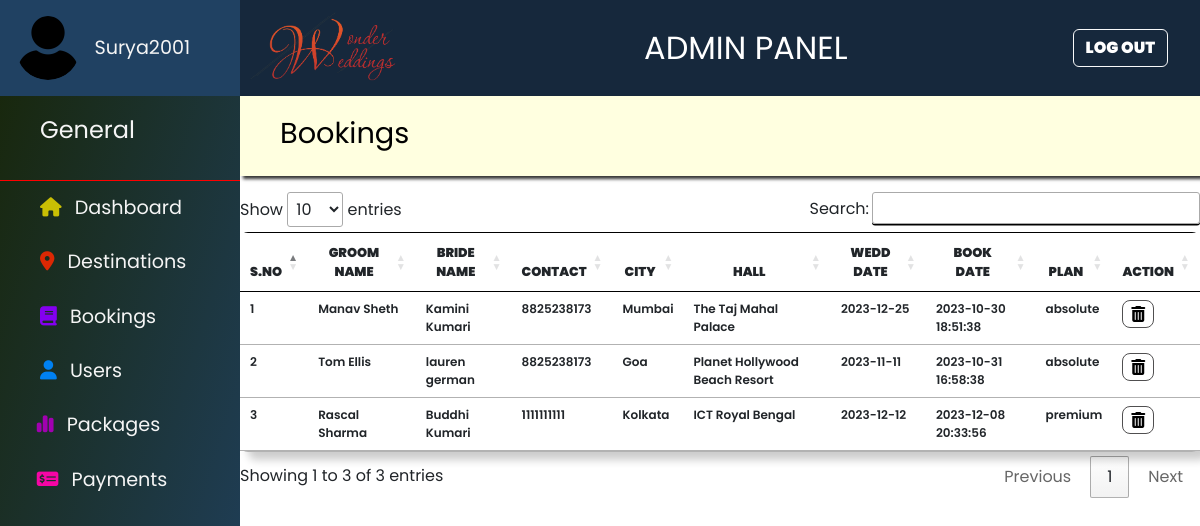
Screenshot of /admin/bookings.php (signed in) with the database file from the repository.
### tables this page shows
CREATE TABLE `booking` (
  `id` int(11) NOT NULL,
  `user_id` int(11) NOT NULL,
  `groom_name` varchar(50) NOT NULL,
  `bride_name` varchar(50) NOT NULL,
  `groom_parent` varchar(50) NOT NULL,
  `bride_parent` varchar(50) NOT NULL,
  `contact` varchar(10) NOT NULL,
  `email` varchar(100) NOT NULL,
  `hall_sno` smallint(6) NOT NULL,
  `wedding_date` date NOT NULL,
  `date_of_booking` datetime NOT NULL DEFAULT current_timestamp(),
  `package` varchar(20) NOT NULL,
  `payment_done` varchar(10) NOT NULL,
  `payment_due` varchar(10) NOT NULL
);

CREATE TABLE `venue` (
  `id` tinyint(4) NOT NULL,
  `city` varchar(30) NOT NULL
);

CREATE TABLE `halls` (
  `id` tinyint(4) DEFAULT NULL,
  `sno` smallint(6) NOT NULL,
  `hall` varchar(80) DEFAULT NULL
);

### admin/bookings.php (the view, shortened to what this page needs)
<?php
include ("../include/db_connect.php");
?>
<!DOCTYPE html>
<html lang="en">
<head>
    <?php include("include/head_links.php"); ?>
    <link rel="stylesheet" href="//cdn.datatables.net/1.13.6/css/jquery.dataTables.min.css" />
</head>
<body>
    <div class="cont">
        <?php include("include/dash_design.php"); ?>
        <section class="admin-section">
            <?php include("include/header.php"); ?>
            <div class="title">
                <p>bookings</p>
            </div>
            <div class="booking-body">
                <table class="table" id="myTable" >
                    <thead>
                        <tr>
                            <th>S.no</th>
                            <th>groom name</th>
                            <th>bride name</th>
                            <th>contact</th>
                            <th>city</th>
                            <th>hall</th>
                            <th>wedd date</th>
                            <th>book date</th>
                            <th>plan</th>
                            <th>action</th>
                        </tr>
                    </thead>
                    <tbody>
                        <?php
                        $sql = "select * from booking";
                        $result = mysqli_query($conn,$sql);
                        for($i = 1;$row = mysqli_fetch_assoc($result); $i++){
                            $sql = "select * from halls where sno=".$row['hall_sno'];
                            $res = mysqli_query($conn,$sql);
                            $data = mysqli_fetch_assoc($res);
                            $hall = explode("-",$data['hall']);
                            $sql = "select * from venue where id=".$data['id'];
                            $res = mysqli_query($conn,$sql);
                            $data = mysqli_fetch_assoc($res);
                            $city = $data['city'];
                            echo '<tr>
                            <td>' . $i . '</td>
                            <td>' . $row["groom_name"] . '</td>
                            <td>' . $row["bride_name"] . '</td>
                            <td>' . $row["contact"] . '</td>
                            <td>' . $city . '</td>
                            <td>' . $hall[0] . '</td>
                            <td>' . $row["wedding_date"] . '</td>
                            <td>' . $row["date_of_booking"] . '</td>
                            <td>' . $row["package"] . '</td>
                            <td>
                            <button class="button delete fa-solid fa-trash-can" id="' . $row['id'] . '" style="padding:.3rem .5rem;"></button>
                            </td>
                            </tr>';
                        }
                    ?>
                    </tbody>
                </table>
            </div>
        </section>
    </div>
</body>
</html>

### admin/include/head_links.php (style rules this page uses)
* { padding:0; margin:0; box-sizing: border-box; font-family: 'Poppins', sans-serif; border:none; text-decoration: none; outline:none; }
:root { --white:#fff; --pure-black:#000; --black: rgb(80, 79, 80); --blue:rgb(0, 87, 183); --red:rgb(182, 21, 0); --header-blue:rgb(22, 40, 60); --transparent-white:rgba(255,255,255,.3); --transparent-black:rgba(0,0,0,.6); --border:.1rem solid var(--black); --box-shadow: .5rem .5rem .5rem rgba(0,0,0,0.2); --box-shadow-ultra: 1rem 1rem 1rem rgba(0,0,0,0.2); --brownish:rgb(173, 150, 80); --green:rgb(21, 115, 71); }
.button { display: inline-block; padding:.5rem 1rem; border:var(--border); background: var(--transparent-white); color:var(--pure-black); border-radius: .5rem; font-size:1rem; user-select: none; text-decoration: none; text-transform: capitalize; }
.cont { display:flex; flex-direction: row; }
.title { color:whitesmoke; padding: 1rem 0 ; font-size: 1.5rem; border-bottom: .1rem solid red; }
.title p { text-transform: capitalize; padding-left: 2.5rem; }
.admin-section { margin-left: 20%; width:80%; min-height: 100vh; }
.admin-section .title { border-bottom: none; background-color: lightyellow; height:5rem; box-shadow: .2rem .2rem .2rem rgba(0, 0, 0, 0.8); }
.admin-section .title p { color:black; font-size: 1.8rem; user-select: none; }
.booking-body { margin-top: 1rem; }
.booking-body .table { border-top: .1rem solid var(--pure-black); border-radius: .5rem; margin:auto; box-shadow: var(--box-shadow); }
.booking-body .table th { text-align: center; text-transform: uppercase; font-weight: 900; font-size: .8rem; border-bottom: .1rem solid var(--pure-black); }
.booking-body .table td { font-size: .75rem; font-weight: 600; }

### rows the page displays
booking: groom_name "Manav Sheth", bride_name "Kamini Kumari", contact "8825238173", venue.city "Mumbai", hall_sno.hall "The Taj Mahal Palace", wedding_date "2023-12-25", date_of_booking "2023-10-30 18:51:38", package "absolute"
booking: groom_name "Tom Ellis", bride_name "lauren german", contact "8825238173", venue.city "Goa", hall_sno.hall "Planet Hollywood Beach Resort", wedding_date "2023-11-11", date_of_booking "2023-10-31 16:58:38", package "absolute"
booking: groom_name "Rascal Sharma", bride_name "Buddhi Kumari", contact "1111111111", venue.city "Kolkata", hall_sno.hall "ICT Royal Bengal", wedding_date "2023-12-12", date_of_booking "2023-12-08 20:33:56", package "premium"

### other values shown
$_SESSION['AdminLoginId'] "Surya2001"
